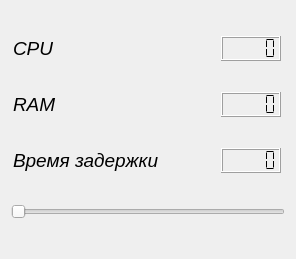
<?xml version="1.0" encoding="UTF-8"?>
<ui version="4.0">
 <class>Form</class>
 <widget class="QWidget" name="Form">
  <property name="geometry">
   <rect>
    <x>0</x>
    <y>0</y>
    <width>296</width>
    <height>259</height>
   </rect>
  </property>
  <property name="windowTitle">
   <string>Form</string>
  </property>
  <layout class="QVBoxLayout" name="verticalLayout">
   <item>
    <layout class="QHBoxLayout" name="horizontalLayout">
     <item>
      <widget class="QLabel" name="labelCPU">
       <property name="minimumSize">
        <size>
         <width>200</width>
         <height>25</height>
        </size>
       </property>
       <property name="maximumSize">
        <size>
         <width>200</width>
         <height>25</height>
        </size>
       </property>
       <property name="font">
        <font>
         <pointsize>14</pointsize>
         <italic>true</italic>
         <bold>false</bold>
        </font>
       </property>
       <property name="text">
        <string>CPU</string>
       </property>
      </widget>
     </item>
     <item>
      <widget class="QLCDNumber" name="lcdNumberCPU">
       <property name="minimumSize">
        <size>
         <width>60</width>
         <height>25</height>
        </size>
       </property>
       <property name="maximumSize">
        <size>
         <width>50</width>
         <height>25</height>
        </size>
       </property>
       <property name="font">
        <font>
         <pointsize>16</pointsize>
         <italic>true</italic>
         <bold>true</bold>
        </font>
       </property>
       <property name="smallDecimalPoint">
        <bool>false</bool>
       </property>
       <property name="segmentStyle">
        <enum>QLCDNumber::Flat</enum>
       </property>
       <property name="intValue" stdset="0">
        <number>0</number>
       </property>
      </widget>
     </item>
    </layout>
   </item>
   <item>
    <layout class="QHBoxLayout" name="horizontalLayout_2">
     <item>
      <widget class="QLabel" name="labelRAM">
       <property name="minimumSize">
        <size>
         <width>200</width>
         <height>25</height>
        </size>
       </property>
       <property name="maximumSize">
        <size>
         <width>200</width>
         <height>25</height>
        </size>
       </property>
       <property name="font">
        <font>
         <pointsize>14</pointsize>
         <italic>true</italic>
         <bold>false</bold>
        </font>
       </property>
       <property name="text">
        <string>RAM</string>
       </property>
      </widget>
     </item>
     <item>
      <widget class="QLCDNumber" name="lcdNumberCRAM">
       <property name="minimumSize">
        <size>
         <width>60</width>
         <height>25</height>
        </size>
       </property>
       <property name="maximumSize">
        <size>
         <width>50</width>
         <height>25</height>
        </size>
       </property>
       <property name="segmentStyle">
        <enum>QLCDNumber::Flat</enum>
       </property>
      </widget>
     </item>
    </layout>
   </item>
   <item>
    <layout class="QHBoxLayout" name="horizontalLayout_3">
     <item>
      <widget class="QLabel" name="labelCPU_2">
       <property name="minimumSize">
        <size>
         <width>200</width>
         <height>25</height>
        </size>
       </property>
       <property name="maximumSize">
        <size>
         <width>200</width>
         <height>25</height>
        </size>
       </property>
       <property name="font">
        <font>
         <pointsize>14</pointsize>
         <italic>true</italic>
         <bold>false</bold>
        </font>
       </property>
       <property name="text">
        <string>Время задержки</string>
       </property>
      </widget>
     </item>
     <item>
      <widget class="QLCDNumber" name="lcdNumberDelay">
       <property name="minimumSize">
        <size>
         <width>60</width>
         <height>25</height>
        </size>
       </property>
       <property name="maximumSize">
        <size>
         <width>50</width>
         <height>25</height>
        </size>
       </property>
       <property name="font">
        <font>
         <pointsize>16</pointsize>
         <italic>true</italic>
         <bold>true</bold>
        </font>
       </property>
       <property name="segmentStyle">
        <enum>QLCDNumber::Flat</enum>
       </property>
      </widget>
     </item>
    </layout>
   </item>
   <item>
    <widget class="QSlider" name="horizontalSlider">
     <property name="orientation">
      <enum>Qt::Horizontal</enum>
     </property>
    </widget>
   </item>
  </layout>
 </widget>
 <resources/>
 <connections/>
</ui>
